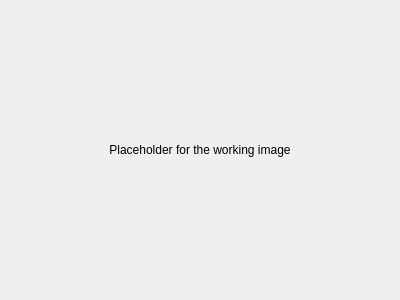
<?xml version="1.0" encoding="UTF-8"?>
<ui version="4.0">
 <class>view_working_image</class>
 <widget class="QWidget" name="view_working_image">
  <property name="geometry">
   <rect>
    <x>0</x>
    <y>0</y>
    <width>400</width>
    <height>300</height>
   </rect>
  </property>
  <property name="windowTitle">
   <string>Photochopp - Working image</string>
  </property>
  <property name="windowIcon">
   <iconset theme="insert-image">
    <normaloff>.</normaloff>.</iconset>
  </property>
  <layout class="QVBoxLayout" name="verticalLayout">
   <item>
    <widget class="QLabel" name="image">
     <property name="text">
      <string>Placeholder for the working image</string>
     </property>
     <property name="alignment">
      <set>Qt::AlignCenter</set>
     </property>
    </widget>
   </item>
  </layout>
 </widget>
 <resources/>
 <connections/>
</ui>
